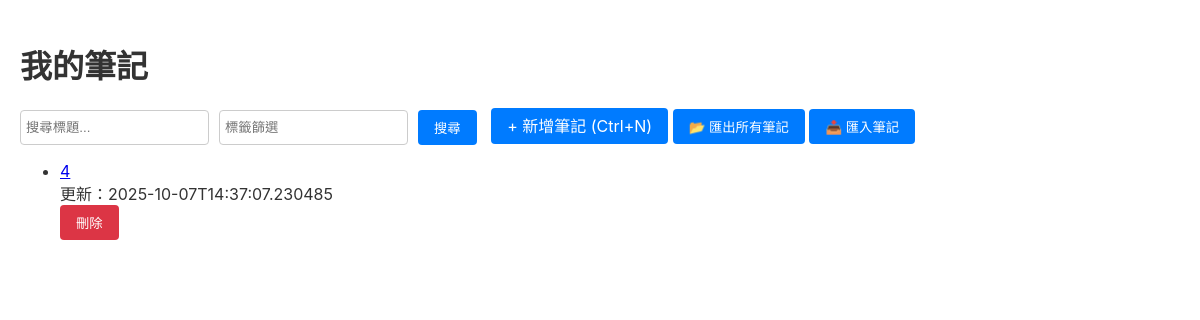
Before: / with the older database file.
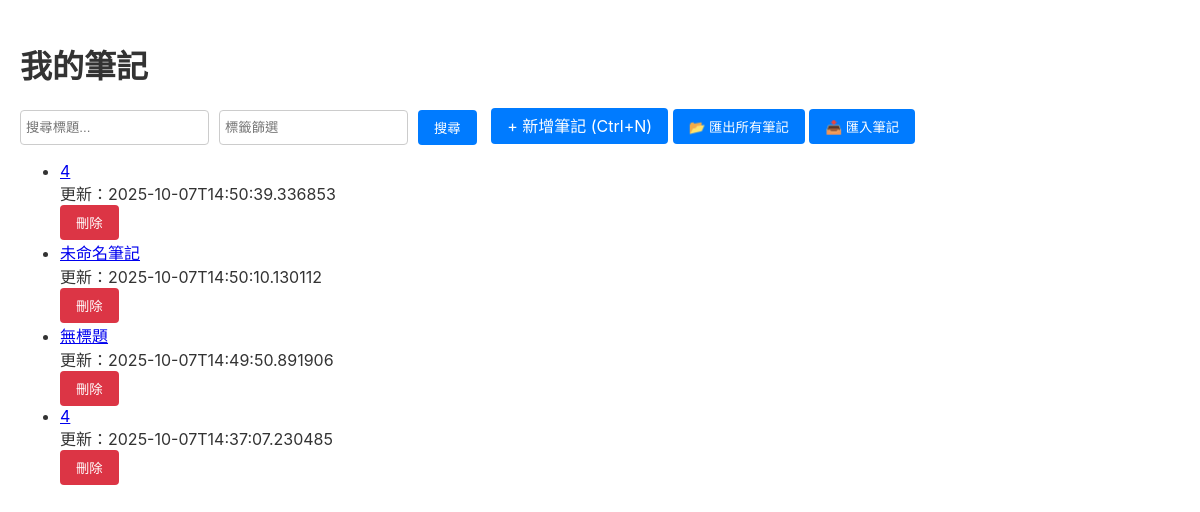
After: the same page with the newer database file.
### tables this page shows
CREATE TABLE notes (
                id INTEGER PRIMARY KEY AUTOINCREMENT,
                title TEXT,
                content TEXT,
                tags TEXT,
                created_at TEXT,
                updated_at TEXT
        );

### app.py (the view)
@app.route('/')
def index():
  db = get_db()
  query = request.args.get('q', '').strip()
  tag = request.args.get('tag', '').strip()
  sql = 'SELECT id, title, updated_at FROM notes WHERE 1=1'
  params = []
  if query:
    sql += ' AND title LIKE ?'
    params.append(f'%{query}%')
  if tag:
    sql += ' AND tags LIKE ?'
    params.append(f'%{tag}%')
  sql += ' ORDER BY updated_at DESC'
  cur = db.execute(sql, params)
  notes = cur.fetchall()
  return render_template('index.html', notes=notes)

### app.py (called while the page is built)
def get_db():
  db = getattr(g, '_database', None)
  if db is None:
    db = g._database = sqlite3.connect(DB_PATH)
    db.row_factory = sqlite3.Row
  return db

@app.teardown_appcontext
def close_connection(exception):
  db = getattr(g, '_database', None)
  if db is not None:
    db.close()

### templates/index.html (shortened to what this page needs)
<!doctype html>
<html lang="zh-Hant">
<head>
    <link rel="stylesheet" href="{{ url_for('static', filename='styles.css') }}">
</head>
<body>
    <header>
        <h1>我的筆記</h1>
        <div class="actions">
        <form id="searchForm" action="{{ url_for('index') }}" method="get">
            <input type="text" name="q" placeholder="搜尋標題..." value="{{ request.args.get('q', '') }}">
            <input type="text" name="tag" placeholder="標籤篩選" value="{{ request.args.get('tag', '') }}">
            <button type="submit" class="btn">搜尋</button>
        </form>
        <a class="btn" href="{{ url_for('new_note') }}">+ 新增筆記 (Ctrl+N)</a>
        <button class="btn" id="export-all-btn">📂 匯出所有筆記</button>
        <button id="importBtn" class="btn">📥 匯入筆記</button>
        </div>
    </header>
    <main>
        {% if notes|length == 0 %}
        <p>目前沒有筆記，按「+ 新增筆記」開始。</p>
        {% else %}
        <ul class="notes">
            {% for n in notes %}
            <li>
                <a class="note-title" href="{{ url_for('edit_note', note_id=n['id']) }}">{{ n['title'] }}</a>
                <div class="meta">更新：{{ n['updated_at'] }}</div>
                <button class="btn danger delete-note-btn" data-id="{{ n['id'] }}">刪除</button>
            </li>
            {% endfor %}
        </ul>
        {% endif %}
    </main>
</body>
</html>

### static/styles.css (style rules this page uses)
body { font-family: -apple-system, BlinkMacSystemFont, 'Segoe UI', Roboto, Oxygen, Ubuntu, Cantarell, sans-serif; margin: 0; padding: 20px; background-color: #fff; color: #333; }
.actions form { display: inline-flex; gap: 10px; margin-right: 10px; }
.actions input[type="text"] { padding: 5px; border: 1px solid #ccc; border-radius: 4px; }
.btn { padding: 8px 16px; background-color: #007bff; color: white; border: none; border-radius: 4px; cursor: pointer; text-decoration: none; }
.btn.danger { background-color: #dc3545; }

Changed rows visible on the page:
added notes: title "4", updated_at "2025-10-07T14:50:39.336853"
added notes: title "未命名筆記", updated_at "2025-10-07T14:50:10.130112"
added notes: title "無標題", updated_at "2025-10-07T14:49:50.891906"
